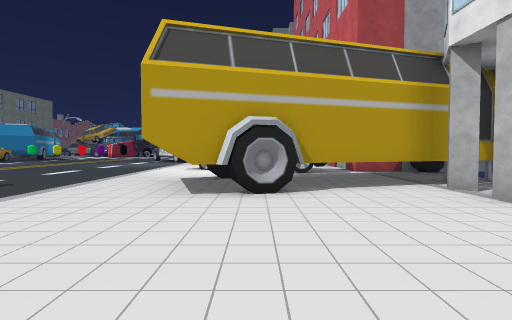
View 1 (above)

24 first-person views from a walk through a scene from a Unity 3-D project. The camera is 1.4 m above the floor, tilts 2° down and sees 80° across. The floor is counted in squares, 2 m on a side. Each view is taken from the middle of a square. On the plan, view 1 faces up. The plan holds only what a view shows up to about 10 squares ahead; the rest is blank. The place goes on beyond the plan. The player character is not drawn. Some surface patterns are stand-ins.

View 2
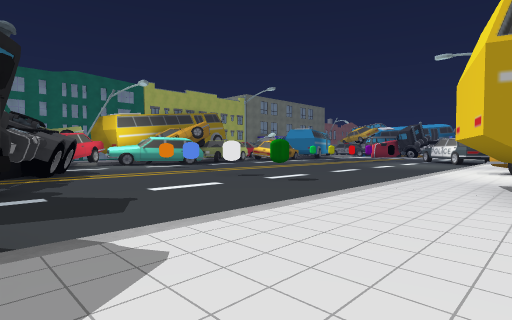

View 3
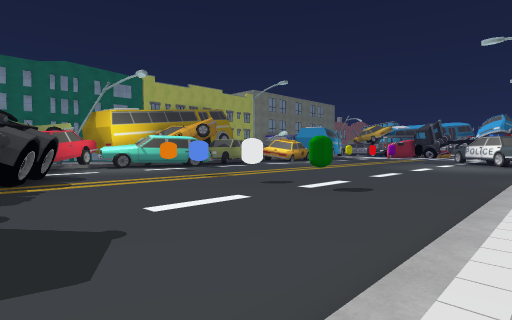

View 4
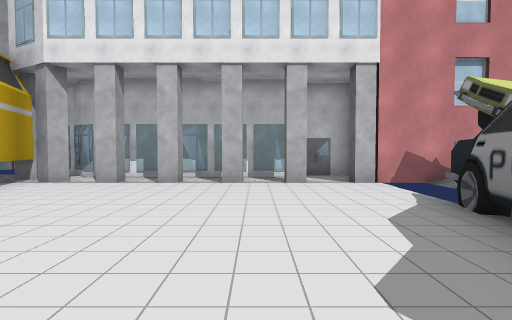

View 5
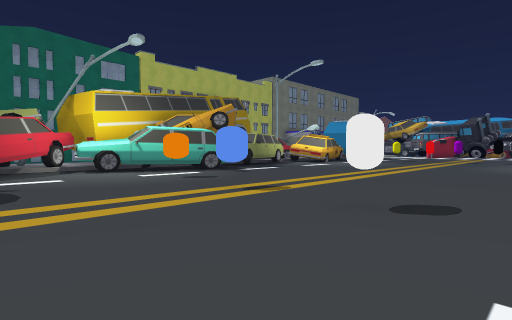

View 6
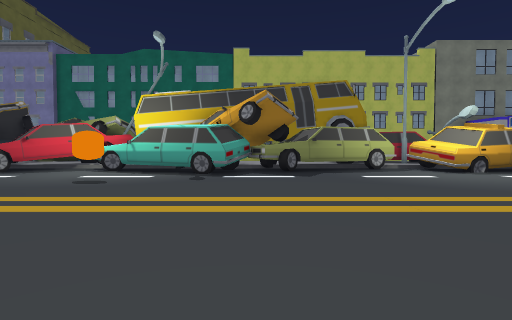

View 7
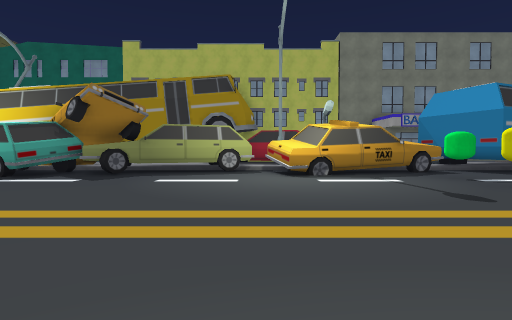

View 8
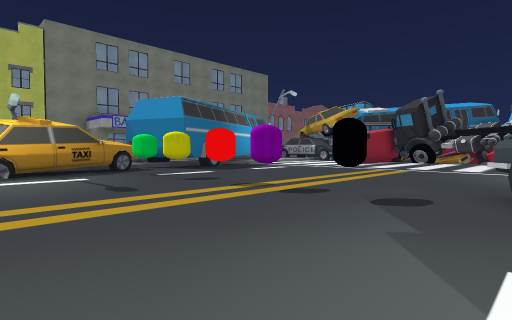

View 9
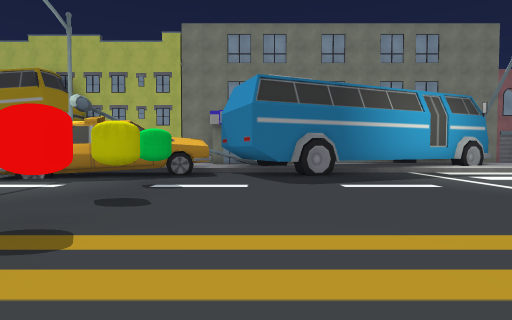

View 10
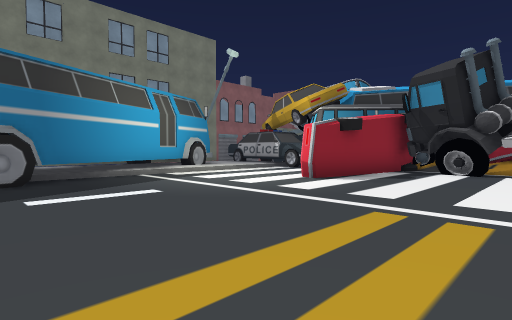

View 11
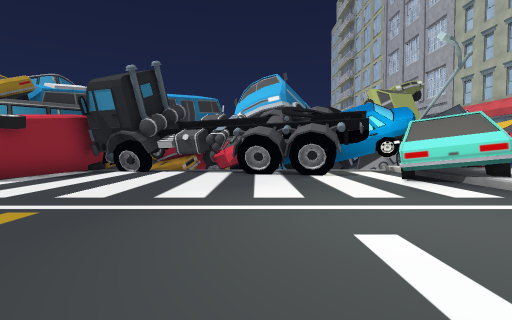

View 12
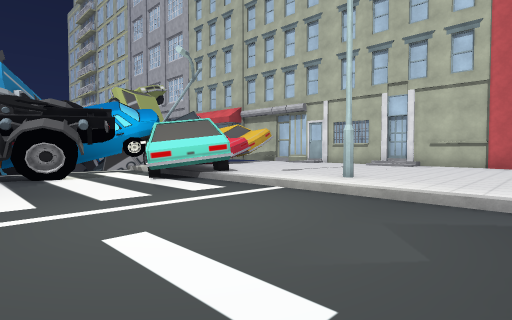

View 13
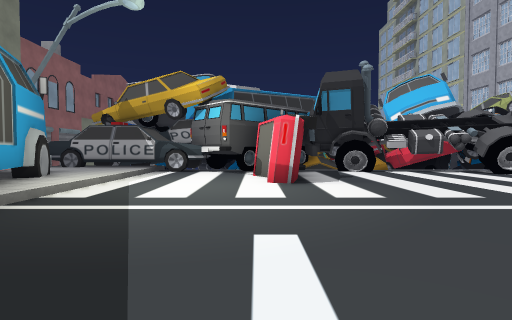

View 14
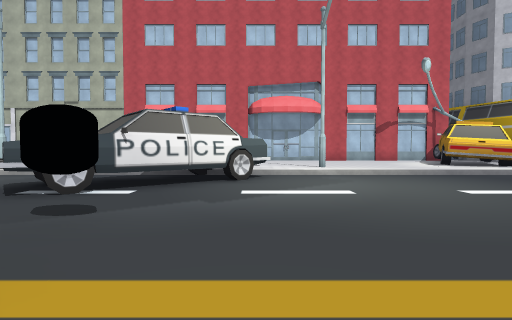

View 15
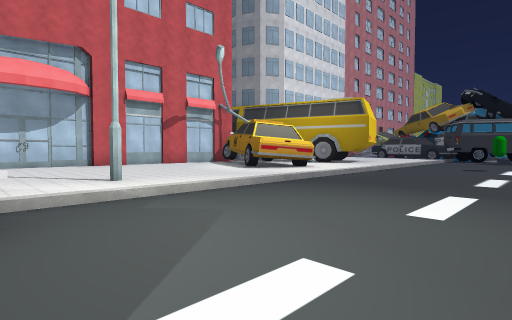

View 16
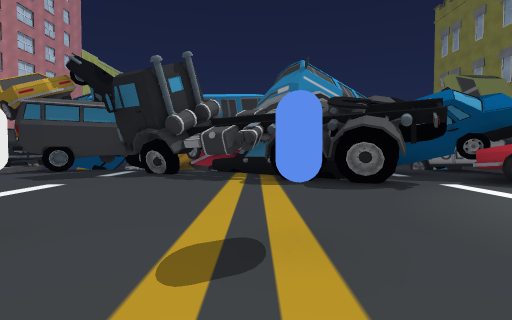

View 17
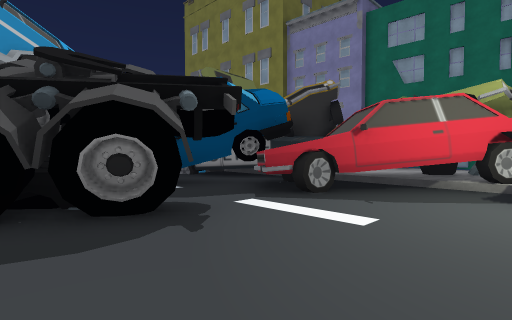

View 18
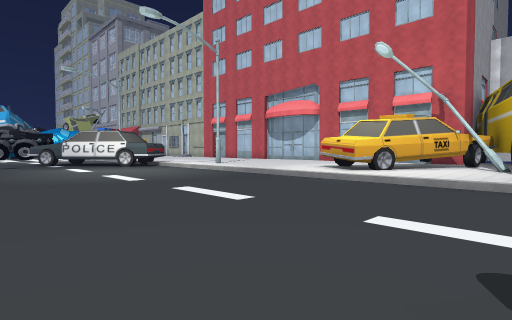

View 19
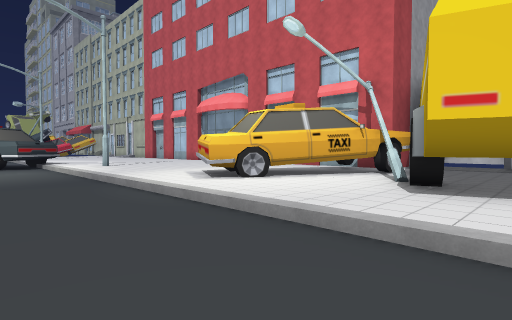

View 20
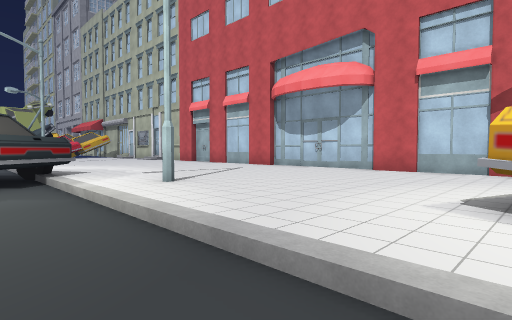

View 21
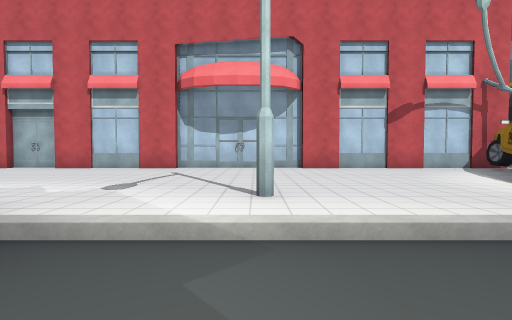

View 22
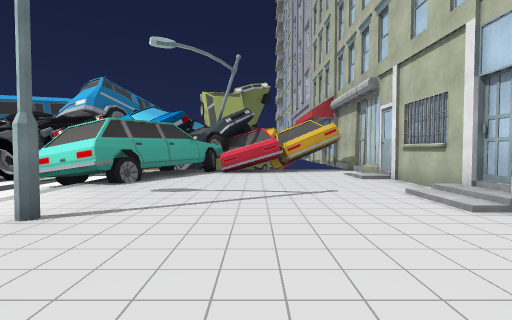

View 23
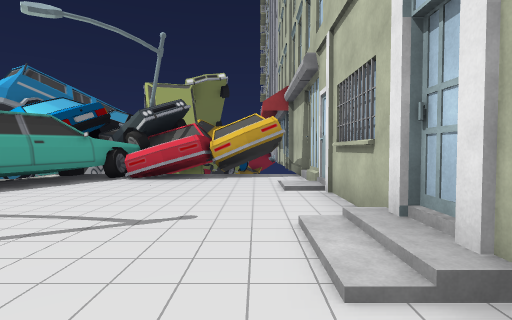

View 24
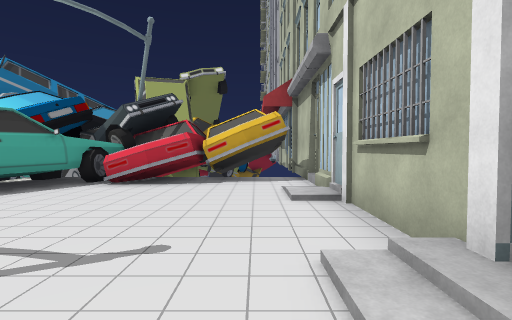

### Floor plan
Key: @ floor where view 1 was taken; # wall or solid block; . main floor; : floor 0.25 m higher than the main floor; / step, stairs or slope; ^ raised ledge; B building; C green capsule; W wheel; R orange capsule; Y yellow capsule; E red capsule; P purple capsule; O other object.
Columns run from 22 left of view 1 to 7 right of it. Each row starts with its distance up from view 1.
 35         ##             ####
 34 ##O#######W##  ##  #####O/#
 33     /.###...##W## ###^#  /#
 32     /..##......W###O#    /#
 31  O# /...#........##O     /#
 30   O:/..............#     :#
 29    #/..............     :O#
 28   OO/..............     :/#
 27   O#/..............     ::#
 26   O##..............     : #
 25   OO#..............      O#
 24    O##.............   :   #
 23    O##.........##..      #
 22    #...........## .      O
 21    ###.CY.EP.O..# O       #
 20      #...........##O     O#
 19      #............#       #
 18      #.............       #
 17     ##^............       #
 16     #..............       #
 15     #..............      O#
 14     ##.............       #
 13      #.............      #
 12      #............. ##   #
 11      #............. #O    #
 10      ##............ :#^ #O##
  9       #............   :O#  ###
  8      ##............  :###
  7      #..R..O.O.C... ###   ##B
  6     ##............. O  ^^##B
  5     #.............. O##:  :B
  4     ##.............       BB
  3      ##.#W.........       BB
  2      #^..#W#.......       :B
  1      #W. ^###......:      :B
  0      #########W#.W#  :@   BB
 -1             ######## O:O  BB
 -2                       ######

Where each view was taken, in squares from view 1:
view 1: 0 up, 0 right, facing up
view 2: 0 up, 1 left, facing up-left
view 3: 1 up, 3 left, facing up-left
view 4: 1 up, 3 left, facing right
view 5: 3 up, 7 left, facing up-left
view 6: 11 up, 7 left, facing left
view 7: 16 up, 8 left, facing left
view 8: 17 up, 7 left, facing up-left
view 9: 23 up, 9 left, facing left
view 10: 24 up, 10 left, facing up-left
view 11: 24 up, 8 left, facing up
view 12: 24 up, 8 left, facing up-right
view 13: 24 up, 15 left, facing up
view 14: 19 up, 12 left, facing right
view 15: 19 up, 8 left, facing down-right
view 16: 9 up, 11 left, facing down
view 17: 6 up, 12 left, facing down-left
view 18: 7 up, 10 left, facing up-right
view 19: 6 up, 6 left, facing up-right
view 20: 12 up, 5 left, facing up-right
view 21: 17 up, 6 left, facing right
view 22: 24 up, 0 right, facing up
view 23: 26 up, 2 right, facing up
view 24: 27 up, 2 right, facing up
